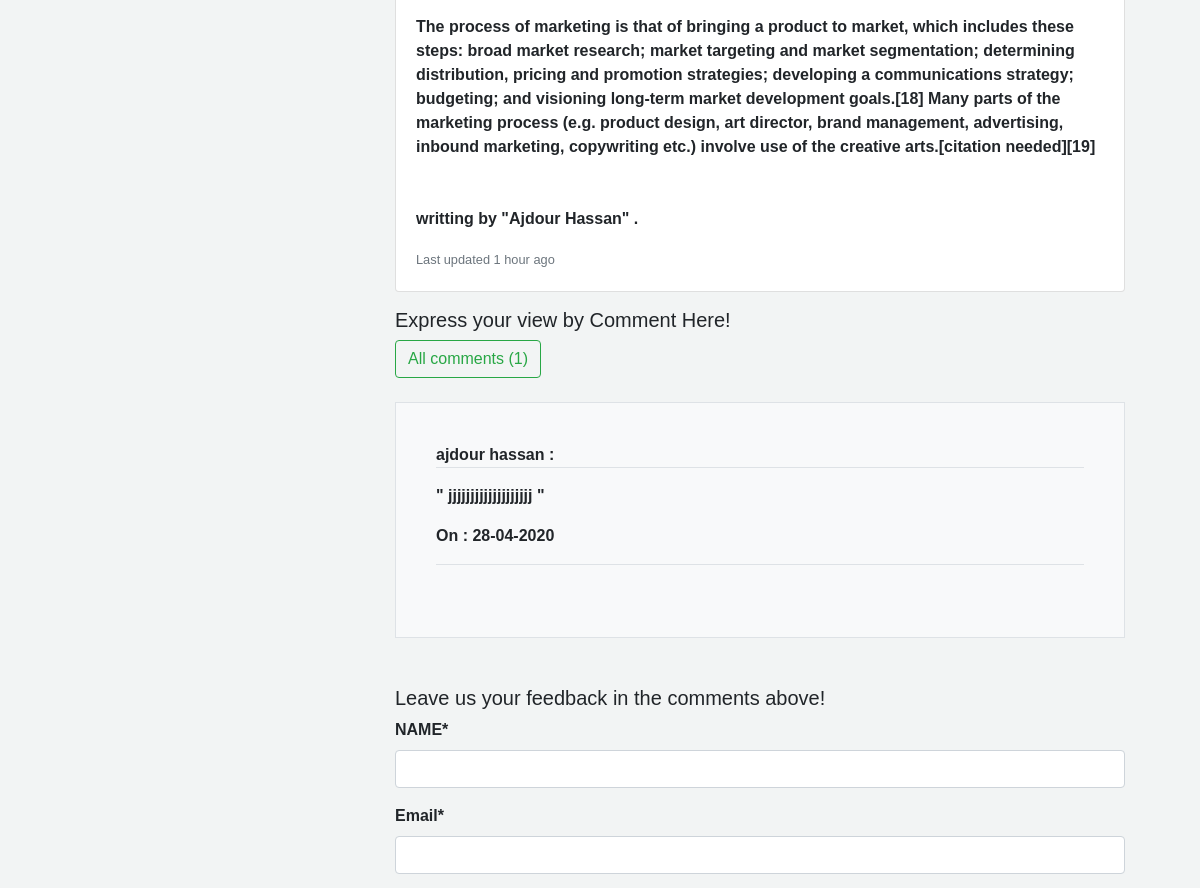
Before: /detail/17/ (middle part) with the older database file.
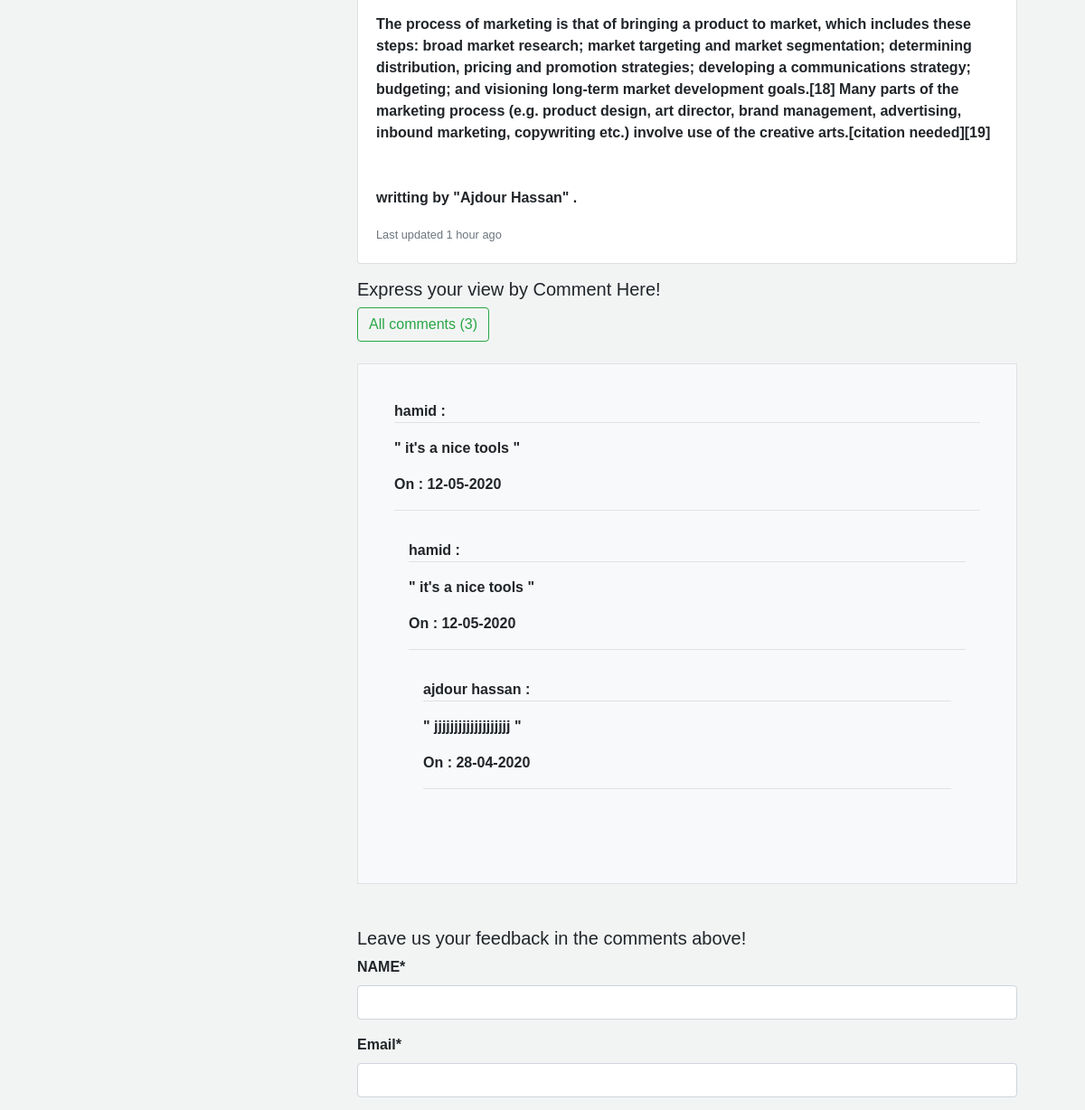
After: the same page with the newer database file.
### myblog/models.py (models this page shows, shortened)
class comment(models.Model) :
    name = models.CharField(max_length=50 , verbose_name='NAME')
    email = models.EmailField()
    body = models.TextField()
    comment_date = models.DateTimeField(auto_now_add=True)
    active = models.BooleanField(default=True)
    post = models.ForeignKey(post, on_delete=models.CASCADE, related_name='comments')
    class Meta():
        ordering = ('-comment_date',)

### myblog/views.py (the view)
# urls.py: path('detail/<int:post_id>/', views.detail, name='detail'),
def detail(request, post_id) :
    post1 = get_object_or_404(post, pk=post_id)
    comments = post1.comments.filter(active=True)
    if request.method == 'POST':
        comment_form = Newcomment(data=request.POST)
        if comment_form.is_valid():
            new_comment = comment_form.save(commit=False)
            new_comment.post = post1
            new_comment.save()
            comment_form = Newcomment()
    else:
        comment_form = Newcomment()
    context = {
    'title': post1 ,
    'post' : post1 ,
    'comments' : comments ,
    'comment_form' : comment_form ,
    }
    return render(request, 'detail.html' , context )

### myblog/forms.py
class Newcomment (forms.ModelForm) :
    class Meta:
        model = comment
        fields = ( 'name' , 'email' , 'body')

### myblog/models.py (called while the page is built)
    def __str__(self):
        return self.title

### myblog/templates/detail.html (shortened to what this page needs)
{% extends 'base.html' %}
{% block content %}
{% load crispy_forms_tags %}
<section>
  <header>
        <div class="container ml-0  mt-4">
            <div class="row">
               <div class="col-md-4">
                 </div>
                 <div class="col-md-8">
                        <div class="card mb-3">
                          <div class="card-body">
                            <p class="card-text mt-4">{{post.content|linebreaksbr}}</p>
                            <p class="card-text"><small class="text-muted">Last updated 1 hour ago </small></p>
                          </div>
                       </div>
                 </div>
            </div>
      </div>
    </header>
</section>
<section>
  <header>
        <div class="container ml-0">
            <div class="row">
                <div class="col-md-4">
                </div>
            <div class="col-md-8">
              <h5>Express your view by Comment Here! </h5>
              <button type="button" class="btn btn-outline-success"> All comments ({{comments.count}}) </button>
             <div class="border bg-light p-4 mb-5 mt-4">
                    {% for comment in comments %}
                     <ul class="p-3 comment">
                    <p class="border-bottom">{{comment.name}} : <p>
                    <p> " {{comment.body}}   " </p>
                    <p>  On : {{comment.comment_date|date:'d-m-Y'}} </p>
                     <div class="border-bottom mb-3 mt-2"></div>
                        {% empty %}
                 <h5 class="text-center p-4 mb-3 comment"> No comments yet </h5>
                {% endfor %}
             </div>
<h5>Leave us your feedback in the comments above!</h5>
    <form method="POST">
        {{comment_form|crispy}}
    </form>
          </div>
       </div>
    </div>
</header>
</section>
<br>
<br>
<br>
<br
{% endblock content %}

Changed rows visible on the page:
added comment: name "hamid", body "it's a nice tools", comment_date "12-05-2020"
added comment: name "hamid", body "it's a nice tools", comment_date "12-05-2020"
Other visible differences:
{{ comments.count }}: "1" → "3"
